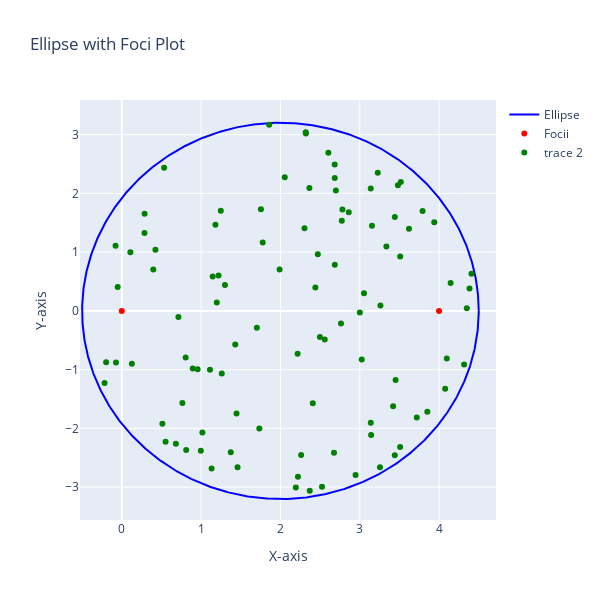

Notebook code for this chart:
### Code cell
plot_ellipse(x0, y0, a, b, phi, a1, b1, a2, b2, xs,ys)
